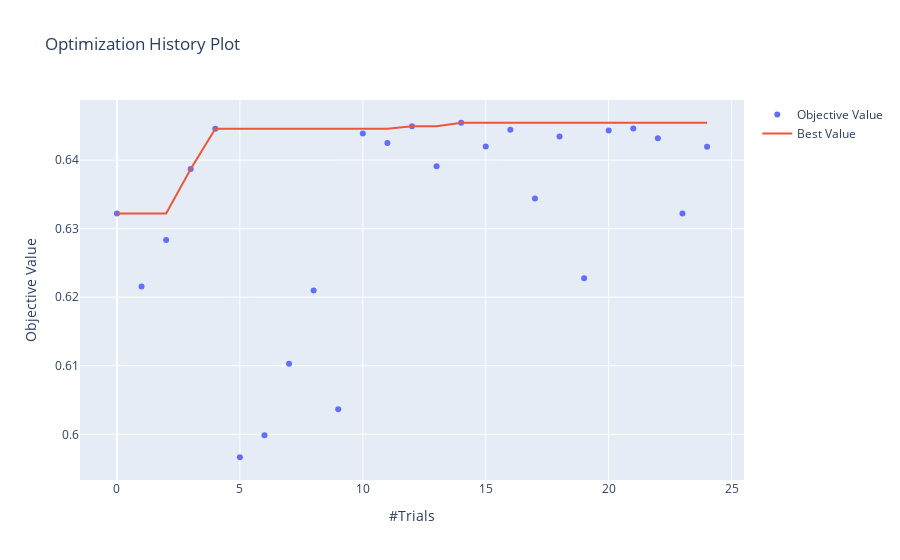

Here is the notebook cell this chart was saved with:
### Code cell
plot_optimization_history(study)

### Figure 1 — Plotly figure (JSON) as saved in the notebook; plotly's stock layout.template omitted (floating-point values rounded to 4 significant figures)
{"data": [{"mode": "markers", "name": "Objective Value", "type": "scatter", "x": [0, 1, 2, 3, 4, 5, 6, 7, 8, 9, 10, 11, 12, 13, 14, 15, 16, 17, 18, 19, 20, 21, 22, 23, 24], "y": [0.6322, 0.6216, 0.6283, 0.6387, 0.6446, 0.5967, 0.5999, 0.6103, 0.621, 0.6037, 0.6439, 0.6425, 0.6449, 0.6391, 0.6454, 0.642, 0.6444, 0.6344, 0.6434, 0.6228, 0.6443, 0.6446, 0.6432, 0.6322, 0.642]}, {"name": "Best Value", "type": "scatter", "x": [0, 1, 2, 3, 4, 5, 6, 7, 8, 9, 10, 11, 12, 13, 14, 15, 16, 17, 18, 19, 20, 21, 22, 23, 24], "y": [0.6322, 0.6322, 0.6322, 0.6387, 0.6446, 0.6446, 0.6446, 0.6446, 0.6446, 0.6446, 0.6446, 0.6446, 0.6449, 0.6449, 0.6454, 0.6454, 0.6454, 0.6454, 0.6454, 0.6454, 0.6454, 0.6454, 0.6454, 0.6454, 0.6454]}], "layout": {"title": {"text": "Optimization History Plot"}, "xaxis": {"title": {"text": "#Trials"}}, "yaxis": {"title": {"text": "Objective Value"}}}}
